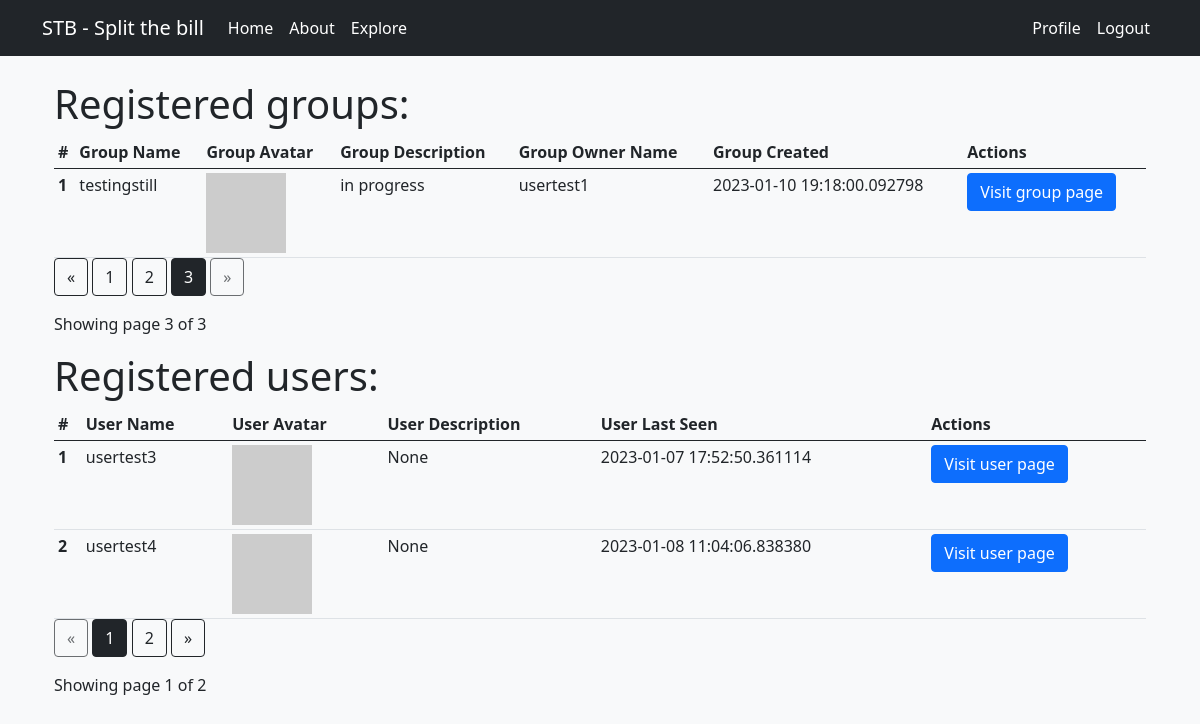
The page /explore?page_group=3&page_user=1 (signed in) on the database as committed earlier.
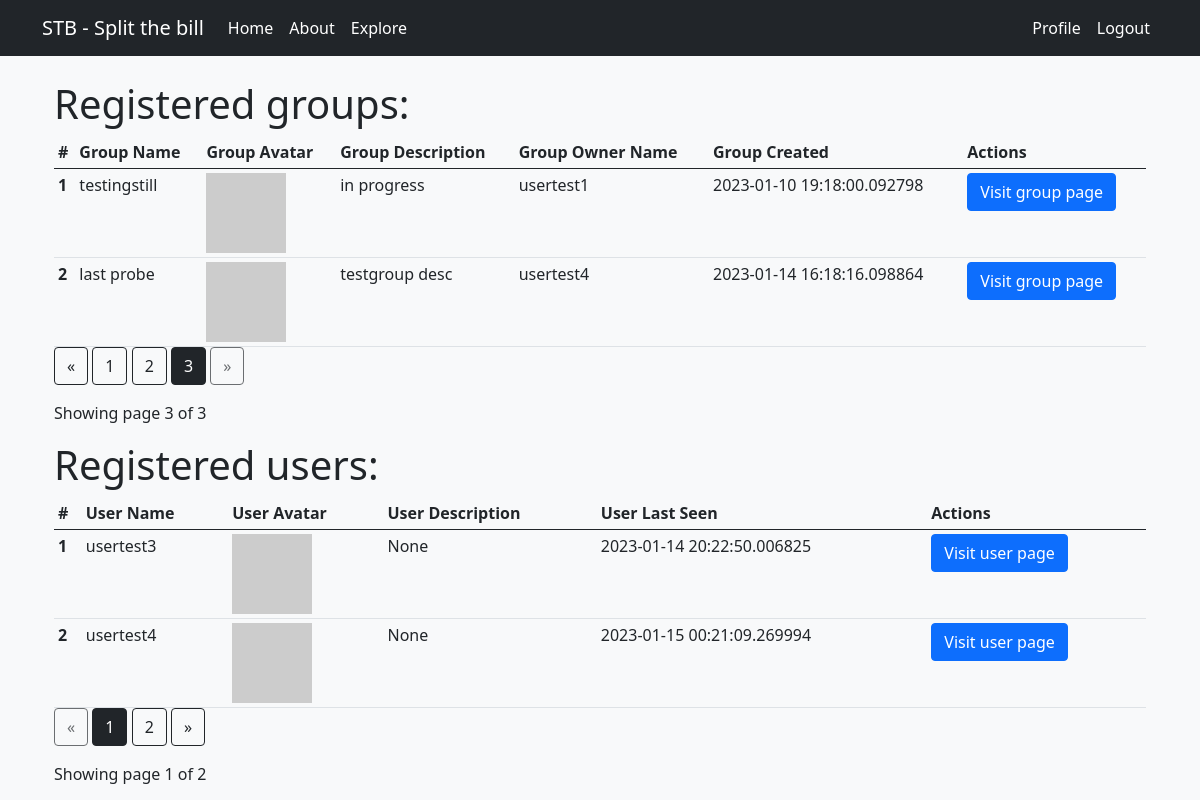
The same page on the database as committed later.
### app/models.py (models this page shows, shortened)
class Group(db.Model):
    id = db.Column(db.Integer, primary_key=True)
    name = db.Column(db.String(64), index=True, unique=True)
    owner_id = db.Column(db.Integer, db.ForeignKey("user.id", ondelete='CASCADE'))
    date_created = db.Column(db.DateTime, default=datetime.utcnow)
    description = db.Column(db.String(255))
    owner = db.relationship("User", foreign_keys=[owner_id], backref=db.backref("owned_groups", lazy=True, cascade="all, delete, delete-orphan", passive_deletes=True, single_parent=True))
    membership_requests = db.relationship("MembershipRequest", cascade="all, delete, delete-orphan", passive_deletes=True, single_parent=True, backref=db.backref("group", lazy=True))
    invitations = db.relationship("Invitation", cascade="all, delete, delete-orphan", passive_deletes=True, single_parent=True,  backref=db.backref("group", lazy=True))
    def avatar(self, size):
        digest = md5(self.description.lower().encode("utf-8")).hexdigest()
        return f"https://avatars.dicebear.com/api/identicon/{digest}.svg?size={size}"

class User(UserMixin, db.Model):
    id = db.Column(db.Integer, primary_key=True)
    username = db.Column(db.String(64), index=True, unique=True)
    email = db.Column(db.String(120), index=True, unique=True)
    password_hash = db.Column(db.String(128))
    about_me = db.Column(db.String(140))
    last_seen = db.Column(db.DateTime, default=datetime.utcnow)
    total_balance = db.Column(db.Float)
    groups = db.relationship("Group", secondary="group_member", backref=db.backref("users", lazy=True,cascade="all, delete, delete-orphan", passive_deletes=True, single_parent=True))
    membership_requests = db.relationship("MembershipRequest", cascade="all, delete, delete-orphan", passive_deletes=True, single_parent=True, backref=db.backref("user", lazy=True))
    invitations = db.relationship("Invitation",cascade="all, delete, delete-orphan", passive_deletes=True, single_parent=True, backref=db.backref("user", lazy=True))
    def avatar(self, size):
        digest = md5(self.email.lower().encode("utf-8")).hexdigest()
        return f"https://avatars.dicebear.com/api/personas/{digest}.svg?size={size}"

### app/main/routes.py (the view)
@bp.route('/explore', methods=['GET'])
@login_required
def explore():
    page_group = request.args.get('page_group', 1, type=int)
    page_user = request.args.get('page_user', 1, type=int)
    groups = Group.query.paginate(page=page_group, per_page=2)
    users = User.query.paginate(page=page_user, per_page=2)
    return render_template('explore.html', title='index', groups=groups, users=users)

### app/main/routes.py (called while the page is built)
@bp.before_request
def before_request():
    if current_user.is_authenticated:
        current_user.last_seen = datetime.utcnow()
        db.session.commit()

### app/models.py (called while the page is built)
@login.user_loader
def load_user(id):
    return User.query.get(int(id))

### app/templates/explore.html
{% extends 'base.html' %}
{% block app_content %}
<div class="container">
    <div class="row">
        <h1>Registered groups:</h1>
        <div class="table-responsive">
            <table class="table table-sm mb-0">
                <thead class="thead-dark">
                    <tr>
                        <th>#</th>
                        <th>Group Name</th>
                        <th>Group Avatar</th>
                        <th>Group Description</th>
                        <th>Group Owner Name</th>
                        <th>Group Created</th>
                        <th>Actions</th>
                    </tr>
                </thead>
                <tbody>
                    {% for group in groups.items %}
                    <tr>
                        <th scope="row">{{ loop.index }}</th>
                        <td>{{ group.name }}</td>
                        <td><img src="{{ group.avatar(32) }}"></td>
                        <td>{{ group.description }}</td>
                        <td>{{ group.owner.username }}</td>
                        <td>{{ group.date_created }}</td>
                        <td>
                            <form action="{{ url_for('main.group', groupname=group.name) }}" method="GET">
                                <button type="submit" class="btn btn-primary">Visit group page</button>
                            </form>
                        </td>
                    </tr>
                    {% endfor %}
                </tbody>
            </table>
        </div>
        <div class="text-right">
            <a href="{{ url_for('main.explore', page_group=groups.prev_num) }}" class="btn btn-outline-dark
               {% if groups.page == 1 %}disabled{% endif %}">
                &laquo;
            </a>
            {% for page_num_group in groups.iter_pages(left_edge=1, right_edge=1, left_current=1, right_current=2) %}
            {% if page_num_group %}
            {% if groups.page == page_num_group %}
            <a href="{{ url_for('main.explore', page_group=page_num_group, page_user=users.page) }}"
                class="btn btn-dark">
                {{ page_num_group }}
            </a>
            {% else %}
            <a href="{{ url_for('main.explore', page_group=page_num_group, page_user=users.page) }}"
                class="btn btn-outline-dark">
                {{ page_num_group }}
            </a>
            {% endif %}
            {% else %}
            ...
            {% endif %}
            {% endfor %}
            <a href="{{ url_for('main.explore', page_group=groups.next_num, page_user=users.page) }}" class="btn btn-outline-dark
               {% if groups.page == groups.pages %}disabled{% endif %}">
                &raquo;
            </a>
        </div>
        <p class="text-right mt-3">
            Showing page {{ groups.page }} of {{ groups.pages }}
        </p>
    </div>
    <div class="row">
        <h1>Registered users:</h1>
        <div class="table-responsive">
            <table class="table table-sm mb-0">
                <thead class="thead-dark">
                    <tr>
                        <th>#</th>
                        <th>User Name</th>
                        <th>User Avatar</th>
                        <th>User Description</th>
                        <th>User Last Seen</th>
                        <th>Actions</th>
                    </tr>
                </thead>
                <tbody>
                    {% for user in users.items %}
                    <tr>
                        <th scope="row">{{ loop.index }}</th>
                        <td>{{ user.username }}</td>
                        <td><img src="{{ user.avatar(32) }}"></td>
                        <td>{{ user.about_me }}</td>
                        <td>{{ user.last_seen }}</td>
                        <td>
                            <form action="{{ url_for('main.user', username=user.username) }}" method="GET">
                                <button type="submit" class="btn btn-primary">Visit user page</button>
                            </form>
                        </td>
                    </tr>
                    {% endfor %}
                </tbody>
            </table>
        </div>
        <div class="text-right">
            <a href="{{ url_for('main.explore', page_group=groups.page, page_user=users.prev_num) }}" class="btn btn-outline-dark
                       {% if users.page == 1 %}disabled{% endif %}">
                &laquo;
            </a>
            {% for page_num_user in users.iter_pages(left_edge=1, right_edge=1, left_current=1, right_current=2) %}
            {% if page_num_user %}
            {% if users.page == page_num_user %}
            <a href="{{ url_for('main.explore', page_group=groups.page, page_user=page_num_user) }}"
                class="btn btn-dark">
                {{ page_num_user }}
            </a>
            {% else %}
            <a href="{{ url_for('main.explore', page_group=groups.page, page_user=page_num_user) }}"
                class="btn btn-outline-dark">
                {{ page_num_user }}
            </a>
            {% endif %}
            {% else %}
            ...
            {% endif %}
            {% endfor %}
            <a href="{{ url_for('main.explore', page_group=groups.page, page_user=users.next_num) }}" class="btn btn-outline-dark
                       {% if users.page == users.pages %}disabled{% endif %}">
                &raquo;
            </a>
        </div>
        <p class="text-right mt-3">
            Showing page {{ users.page }} of {{ users.pages }}
        </p>
    </div>
</div>
{% endblock %}

### app/templates/base.html (shortened to what this page needs)
<!doctype html>
<html lang="en">
  <head>
    <link href="https://cdn.jsdelivr.net/npm/bootstrap@5.0.2/dist/css/bootstrap.min.css" rel="stylesheet">
  </head>
  <body class="bg-light">
    {% include 'navbar.html' %}
    {% block content %}
        <div class="container">
          <br>
            {% block app_content %}
            {% endblock %}
        </div>
    {% endblock %}
  </body>
</html>

### app/templates/navbar.html (shortened to what this page needs)
<nav class="navbar navbar-expand-md navbar-dark bg-dark">
  <div class="container">
    <a class="navbar-brand" href="#">STB - Split the bill</a>
    <div class="collapse navbar-collapse" id="navbarSupportedContent">
      <ul class="navbar-nav me-auto mb-2 mb-lg-0">
        <li class="nav-item">
          <a class="nav-link active" aria-current="page" href="{{ url_for('main.index') }}">Home</a>
        </li>
        <li class="nav-item">
          <a class="nav-link active" aria-current="page" href="{{ url_for('main.index') }}">About</a>
        </li>
        <li class="nav-item">
          <a class="nav-link active" aria-current="page" href="{{ url_for('main.explore') }}">Explore</a>
        </li>
      </ul>
      <ul class="navbar-nav ms-auto mb-2 mb-lg-0">
        {% if current_user.is_anonymous %}
        <li class="nav-item">
          <a class="nav-link active" aria-current="page" href="{{ url_for('auth.login') }}">Login</a>
        </li>
        <li class="nav-item">
          <a class="nav-link active" aria-current="page" href="{{ url_for('auth.register') }}">Register</a>
        </li>
        {% else %}
        <li class="nav-item">
          <a class="nav-link active" aria-current="page"
            href="{{ url_for('main.user', username=current_user.username) }}">Profile</a>
        </li>
        <li class="nav-item">
          <a class="nav-link active" aria-current="page" href="{{ url_for('auth.logout') }}">Logout</a>
        </li>
        {% endif %}
      </ul>
    </div>
  </div>
</nav>

Rows that differ between the two databases and show on the page:
added Group: name "last probe", description "testgroup desc", owner.username "usertest4", date_created "2023-01-14 16:18:16.098864"
changed User "usertest3": last_seen "2023-01-07 17:52:50.361114" → "2023-01-14 20:22:50.006825"
changed User "usertest4": last_seen "2023-01-08 11:04:06.838380" → "2023-01-15 00:21:09.269994"
